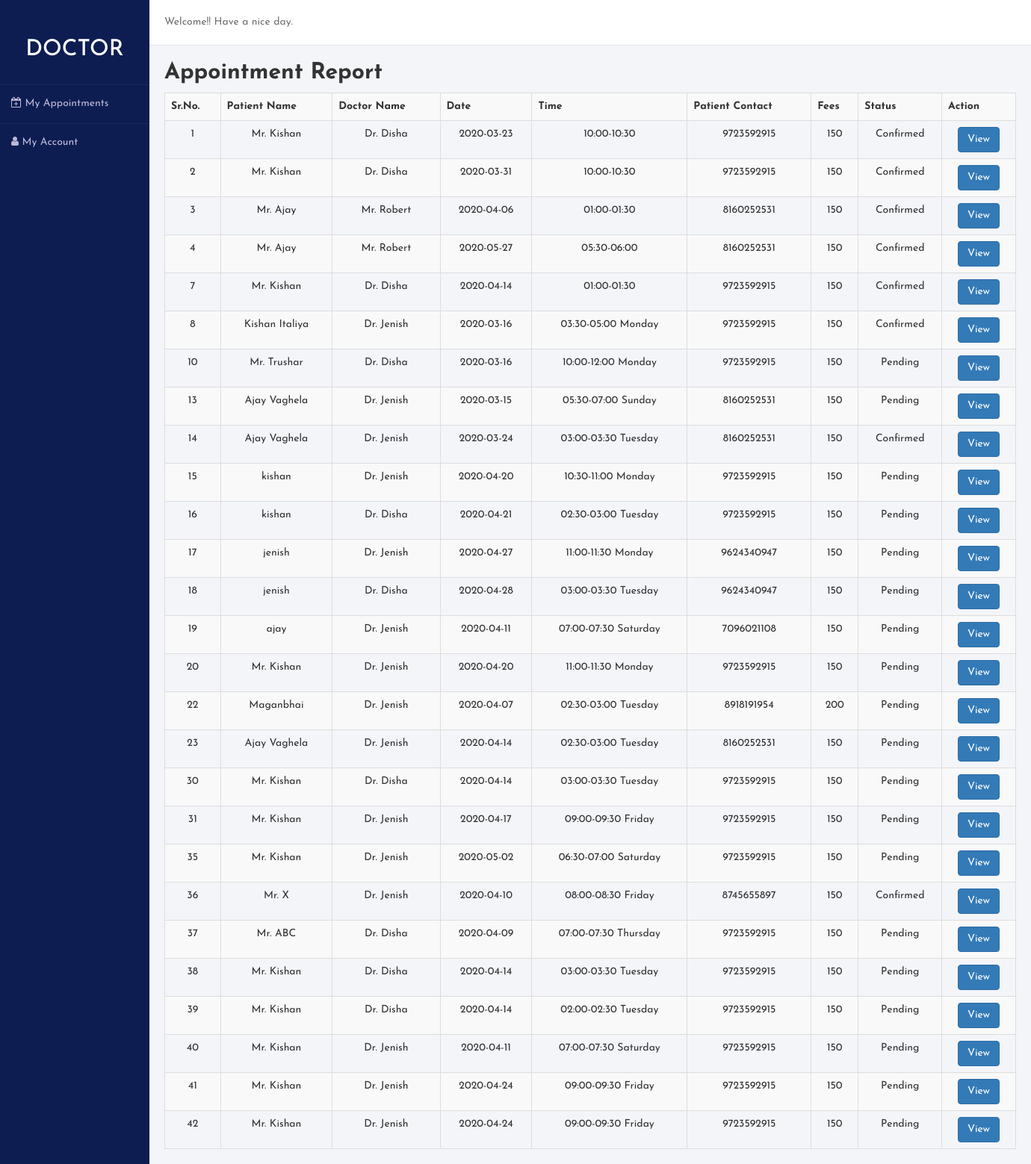
The page /Login/DoctorLogin/appointment_report.php on the database its author committed.
### tables this page shows
CREATE TABLE IF NOT EXISTS `appointment` (
  `a_id` int(11) NOT NULL AUTO_INCREMENT,
  `d_id` int(11) NOT NULL,
  `p_id` int(11) NOT NULL,
  `a_date` date NOT NULL,
  `a_timeslot` varchar(40) NOT NULL,
  `a_fees` int(11) NOT NULL,
  `a_description` varchar(300) NOT NULL,
  `a_status` varchar(20) NOT NULL,
  PRIMARY KEY (`a_id`),
  KEY `d_id` (`d_id`,`p_id`),
  KEY `p_id` (`p_id`)
);

CREATE TABLE IF NOT EXISTS `patient` (
  `p_id` int(11) NOT NULL AUTO_INCREMENT,
  `p_name` varchar(40) NOT NULL,
  `p_email` varchar(40) NOT NULL,
  `p_gender` varchar(20) NOT NULL,
  `p_dob` date NOT NULL,
  `p_status` varchar(20) NOT NULL,
  `p_height` varchar(10) NOT NULL,
  `p_weight` varchar(10) NOT NULL,
  `p_contact` varchar(15) NOT NULL,
  `p_econtact` varchar(10) NOT NULL,
  `p_state` varchar(50) NOT NULL,
  `p_address` varchar(300) NOT NULL,
  `p_pic` blob NOT NULL,
  PRIMARY KEY (`p_id`)
);

CREATE TABLE IF NOT EXISTS `doctor` (
  `d_id` int(11) NOT NULL AUTO_INCREMENT,
  `d_name` varchar(25) NOT NULL,
  `d_gender` varchar(30) NOT NULL,
  `d_mobile` varchar(10) NOT NULL,
  `d_email` varchar(50) NOT NULL,
  `d_dob` date NOT NULL,
  `d_status` varchar(40) NOT NULL,
  `d_state` varchar(30) NOT NULL,
  `d_address` varchar(300) NOT NULL,
  PRIMARY KEY (`d_id`)
);

### Login/DoctorLogin/appointment_report.php (the view, shortened to what this page needs)
<?php
    $conn = mysqli_connect("localhost","root","","hms");
    $sql = "SELECT * FROM appointment";
    $result = mysqli_query($conn,$sql);
?>
<!DOCTYPE html>
<html lang="en">
<head>
  <link rel="stylesheet" href="https://maxcdn.bootstrapcdn.com/bootstrap/3.4.1/css/bootstrap.min.css">
  <link rel="stylesheet" href="https://cdnjs.cloudflare.com/ajax/libs/font-awesome/4.7.0/css/font-awesome.min.css" />
  <link rel="stylesheet" href="styles.css">
</head>
<body>
    <div class="wrapper">
        <div class="sidebar">
            <h2>DOCTOR</h2>
            <ul>
                <li><a href="appointment_report.php"><i class="fa fa-calendar-plus-o"></i> My Appointments</a></li>
                <li><a href="appointment_book_form.php"><i class="fa fa-user"></i> My Account</a></li>
            </ul>
        </div>
        <div class="main_content">
            <div class="header">Welcome!! Have a nice day.</div>
            <div class="container frs">
                <div class="">
                    <h2 align="left"><b>Appointment Report</b></h2>
                </div>
                <div class="table-responsive">
                    <table class="table text-center table-bordered table-striped">
                        <tr>
                            <th>Sr.No.</th>
                            <th>Patient Name</th>
                            <th>Doctor Name</th>
                            <th>Date</th>
                            <th>Time</th>
                            <th>Patient Contact</th>
                            <th>Fees</th>
                            <th>Status</th>
                            <th>Action</th>
                        </tr>
                        <?php
                            if(mysqli_num_rows($result) > 0)
                            {
                                while($row = mysqli_fetch_array($result))
                                {
                                    $pid=$row['p_id'];
                                    $sname = "SELECT * FROM patient WHERE p_id=$pid";
                                    $tmp = mysqli_query($conn,$sname);
                                    $patient = mysqli_fetch_array($tmp);
                                    $did=$row['d_id'];
                                    $sname = "SELECT d_name FROM doctor WHERE d_id=$did";
                                    $tmp = mysqli_query($conn,$sname);
                                    $doctor = mysqli_fetch_array($tmp);
                        ?>
                                <tr>
                                    <td><?php echo $row["a_id"]; ?></td>
                                    <td><?php echo $patient["p_name"]; ?></td>
                                    <td><?php echo $doctor["d_name"]; ?></td>
                                    <td><?php echo $row["a_date"]; ?></td>
                                    <td><?php echo $row["a_timeslot"]; ?></td>
                                    <td><?php echo $patient["p_contact"]; ?></td>
                                    <td><?php echo $row["a_fees"]; ?></td>
                                    <td><?php echo $row["a_status"]; ?></td>
                                    <td>
                                        <form action="appointment_view.php" method="post">
                                            <input type="submit" value="View" class="btn btn-primary">
                                        </form>
                                    </td>
                                </tr>
                        <?php
                                }
                            }
                        ?>
                    </table>
                </div>
            </div>
        </div>
    </div>
</body>
</html>

### Login/DoctorLogin/styles.css (style rules this page uses)
* { margin: 0; padding: 0; box-sizing: border-box; list-style: none; text-decoration: none; font-family: 'Josefin Sans', sans-serif; }
body { background-color: #f3f5f9; }
.wrapper { display: flex; position: relative; }
.wrapper .sidebar { width: 200px; height: 100%; background: #0d1d52; padding: 30px 0px; position: fixed; }
.wrapper .sidebar h2 { color: #fff; text-transform: uppercase; text-align: center; margin-bottom: 30px; }
.wrapper .sidebar ul li { padding: 15px; border-bottom: 1px solid #bdb8d7; border-bottom: 1px solid rgba(0,0,0,0.05); border-top: 1px solid rgba(255,255,255,0.05); }
.wrapper .sidebar ul li a { color: #bdb8d7; display: block; }
.wrapper .main_content { width: 100%; margin-left: 200px; }
.wrapper .main_content .header { padding: 20px; background: #fff; color: #717171; border-bottom: 1px solid #e0e4e8; }

### rows shown on the page
appointment: a_id "1", p.p_name "Mr. Kishan", d.d_name "Dr. Disha", a_date "2020-03-23", a_timeslot "10:00-10:30", p.p_contact "9723592915", a_fees "150", a_status "Confirmed"
appointment: a_id "2", p.p_name "Mr. Kishan", d.d_name "Dr. Disha", a_date "2020-03-31", a_timeslot "10:00-10:30", p.p_contact "9723592915", a_fees "150", a_status "Confirmed"
appointment: a_id "3", p.p_name "Mr. Ajay", d.d_name "Mr. Robert", a_date "2020-04-06", a_timeslot "01:00-01:30", p.p_contact "8160252531", a_fees "150", a_status "Confirmed"
appointment: a_id "4", p.p_name "Mr. Ajay", d.d_name "Mr. Robert", a_date "2020-05-27", a_timeslot "05:30-06:00", p.p_contact "8160252531", a_fees "150", a_status "Confirmed"
appointment: a_id "7", p.p_name "Mr. Kishan", d.d_name "Dr. Disha", a_date "2020-04-14", a_timeslot "01:00-01:30", p.p_contact "9723592915", a_fees "150", a_status "Confirmed"
appointment: a_id "8", p.p_name "Kishan Italiya", d.d_name "Dr. Jenish", a_date "2020-03-16", a_timeslot "03:30-05:00 Monday", p.p_contact "9723592915", a_fees "150", a_status "Confirmed"
appointment: a_id "10", p.p_name "Mr. Trushar", d.d_name "Dr. Disha", a_date "2020-03-16", a_timeslot "10:00-12:00 Monday", p.p_contact "9723592915", a_fees "150", a_status "Pending"
appointment: a_id "13", p.p_name "Ajay Vaghela", d.d_name "Dr. Jenish", a_date "2020-03-15", a_timeslot "05:30-07:00 Sunday", p.p_contact "8160252531", a_fees "150", a_status "Pending"
appointment: a_id "14", p.p_name "Ajay Vaghela", d.d_name "Dr. Jenish", a_date "2020-03-24", a_timeslot "03:00-03:30 Tuesday", p.p_contact "8160252531", a_fees "150", a_status "Confirmed"
appointment: a_id "15", p.p_name "kishan", d.d_name "Dr. Jenish", a_date "2020-04-20", a_timeslot "10:30-11:00 Monday", p.p_contact "9723592915", a_fees "150", a_status "Pending"
appointment: a_id "16", p.p_name "kishan", d.d_name "Dr. Disha", a_date "2020-04-21", a_timeslot "02:30-03:00 Tuesday", p.p_contact "9723592915", a_fees "150", a_status "Pending"
appointment: a_id "17", p.p_name "jenish", d.d_name "Dr. Jenish", a_date "2020-04-27", a_timeslot "11:00-11:30 Monday", p.p_contact "9624340947", a_fees "150", a_status "Pending"
appointment: a_id "18", p.p_name "jenish", d.d_name "Dr. Disha", a_date "2020-04-28", a_timeslot "03:00-03:30 Tuesday", p.p_contact "9624340947", a_fees "150", a_status "Pending"
appointment: a_id "19", p.p_name "ajay", d.d_name "Dr. Jenish", a_date "2020-04-11", a_timeslot "07:00-07:30 Saturday", p.p_contact "7096021108", a_fees "150", a_status "Pending"
appointment: a_id "20", p.p_name "Mr. Kishan", d.d_name "Dr. Jenish", a_date "2020-04-20", a_timeslot "11:00-11:30 Monday", p.p_contact "9723592915", a_fees "150", a_status "Pending"
appointment: a_id "22", p.p_name "Maganbhai", d.d_name "Dr. Jenish", a_date "2020-04-07", a_timeslot "02:30-03:00 Tuesday", p.p_contact "8918191954", a_fees "200", a_status "Pending"
appointment: a_id "23", p.p_name "Ajay Vaghela", d.d_name "Dr. Jenish", a_date "2020-04-14", a_timeslot "02:30-03:00 Tuesday", p.p_contact "8160252531", a_fees "150", a_status "Pending"
appointment: a_id "30", p.p_name "Mr. Kishan", d.d_name "Dr. Disha", a_date "2020-04-14", a_timeslot "03:00-03:30 Tuesday", p.p_contact "9723592915", a_fees "150", a_status "Pending"
appointment: a_id "31", p.p_name "Mr. Kishan", d.d_name "Dr. Jenish", a_date "2020-04-17", a_timeslot "09:00-09:30 Friday", p.p_contact "9723592915", a_fees "150", a_status "Pending"
appointment: a_id "35", p.p_name "Mr. Kishan", d.d_name "Dr. Jenish", a_date "2020-05-02", a_timeslot "06:30-07:00 Saturday", p.p_contact "9723592915", a_fees "150", a_status "Pending"
appointment: a_id "36", p.p_name "Mr. X", d.d_name "Dr. Jenish", a_date "2020-04-10", a_timeslot "08:00-08:30 Friday", p.p_contact "8745655897", a_fees "150", a_status "Confirmed"
appointment: a_id "37", p.p_name "Mr. ABC", d.d_name "Dr. Disha", a_date "2020-04-09", a_timeslot "07:00-07:30 Thursday", p.p_contact "9723592915", a_fees "150", a_status "Pending"
appointment: a_id "38", p.p_name "Mr. Kishan", d.d_name "Dr. Disha", a_date "2020-04-14", a_timeslot "03:00-03:30 Tuesday", p.p_contact "9723592915", a_fees "150", a_status "Pending"
appointment: a_id "39", p.p_name "Mr. Kishan", d.d_name "Dr. Disha", a_date "2020-04-14", a_timeslot "02:00-02:30 Tuesday", p.p_contact "9723592915", a_fees "150", a_status "Pending"
appointment: a_id "40", p.p_name "Mr. Kishan", d.d_name "Dr. Jenish", a_date "2020-04-11", a_timeslot "07:00-07:30 Saturday", p.p_contact "9723592915", a_fees "150", a_status "Pending"
appointment: a_id "41", p.p_name "Mr. Kishan", d.d_name "Dr. Jenish", a_date "2020-04-24", a_timeslot "09:00-09:30 Friday", p.p_contact "9723592915", a_fees "150", a_status "Pending"
appointment: a_id "42", p.p_name "Mr. Kishan", d.d_name "Dr. Jenish", a_date "2020-04-24", a_timeslot "09:00-09:30 Friday", p.p_contact "9723592915", a_fees "150", a_status "Pending"
